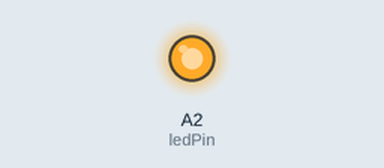
Bench run of a sketch on a simulated Arduino Uno, built with avr-gcc and run on an emulated ATmega328P. Parts: output pins drawn as LEDs (lit = HIGH).

Above: at 1.0 s.
At 3.0 s:
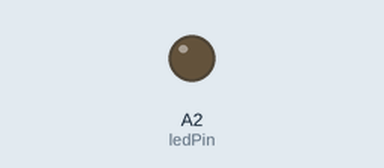
Timing chart, 0 to 5.2 s (numbered marks = the images above):
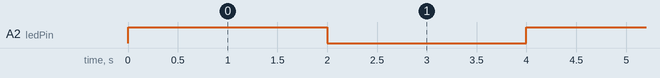

The sketch:

digitalled.ino
```cpp
int ledPin = A2;


void setup() {
  // we should tell it that we are getting output through ledPin


  pinMode(A2,OUTPUT);


}

void loop() {
  // put your main code here, to run repeatedly:


  digitalWrite(ledPin,HIGH);
  delay(2000); //2000ms
  digitalWrite(ledPin,LOW);
  delay(2000);

}
```

Measured:
- by itself, A2 (ledPin): alternates HIGH for 2.0 s and LOW for 2.0 s
